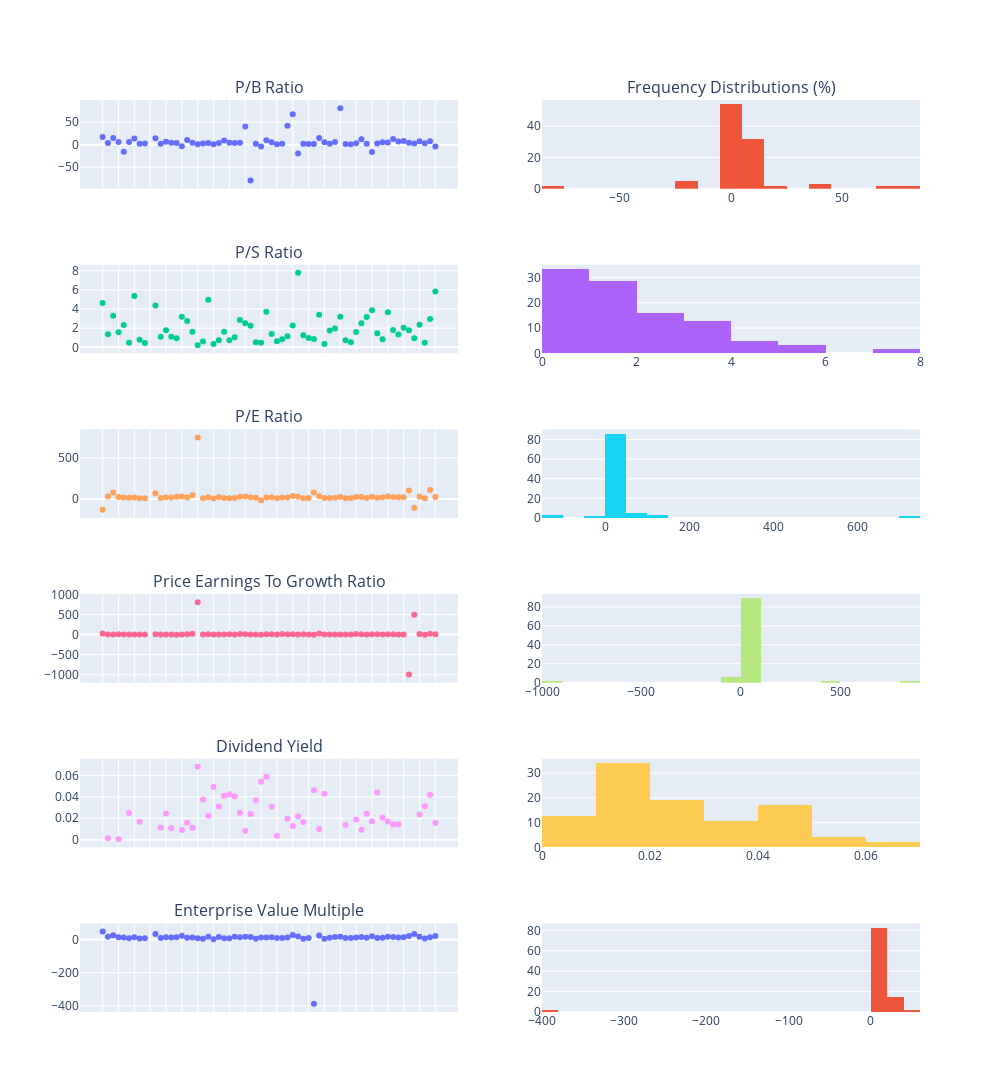

Here is the notebook cell this chart was saved with:
### Markdown cell above
## Subplotting Our Data

### Code cell
cd = df[df['sector'] == 'Consumer Discretionary']

fig = make_subplots(
    rows=6, cols=2,
    subplot_titles=('P/B Ratio', 'Frequency Distributions (%)', 
                    'P/S Ratio', '', 
                    'P/E Ratio', '',
                    'Price Earnings To Growth Ratio', '',
                   'Dividend Yield', '',
                   'Enterprise Value Multiple', ''))

fig.add_trace(go.Scatter(
    x=cd['ticker'],
    y=cd['price_to_book_ratio'],
    mode='markers',
    name='P/B'),
    row=1,col=1)

fig.add_trace(go.Histogram(
    x=cd['price_to_book_ratio'],
    histnorm='percent',
    name='P/B'),
    row=1, col=2)

fig.add_trace(go.Scatter(
    x=cd['ticker'],
    y=cd['price_to_sales_ratio'],
    mode='markers',
    name='P/S'),
    row=2,col=1)

fig.add_trace(go.Histogram(
    x=cd['price_to_sales_ratio'],
    histnorm='percent',
    name='P/S'),
    row=2, col=2)

fig.add_trace(go.Scatter(
    x=cd['ticker'],
    y=cd['price_earnings_ratio'],
    mode='markers',
    name='P/E'),
    row=3,col=1)

fig.add_trace(go.Histogram(
    x=cd['price_earnings_ratio'],
    histnorm='percent',
    name='P/E'),
    row=3, col=2)

fig.add_trace(go.Scatter(
    x=cd['ticker'],
    y=cd['price_earnings_to_growth_ratio'],
    mode='markers',
    name='PE/G'),
    row=4,col=1)

fig.add_trace(go.Histogram(
    x=cd['price_earnings_to_growth_ratio'],
    histnorm='percent',
    name='PE/G'),
    row=4, col=2)

fig.add_trace(go.Scatter(
    x=cd['ticker'],
    y=cd['dividend_yield'],
    mode='markers',
    name='Yield'),
    row=5,col=1)

fig.add_trace(go.Histogram(
    x=cd['dividend_yield'],
    histnorm='percent',
    name='Yield'),
    row=5, col=2)

fig.add_trace(go.Scatter(
    x=cd['ticker'],
    y=cd['enterprise_value_multiple'],
    mode='markers',
    name='EMM'),
    row=6,col=1)

fig.add_trace(go.Histogram(
    x=cd['enterprise_value_multiple'],
    histnorm='percent',
    name='EMM'),
    row=6, col=2)


fig.update_xaxes(showticklabels=False, col=1)
fig.update_layout(showlegend=False,width=1000,
    height=1500)

### Figure 1 — Plotly figure (JSON) as saved in the notebook; plotly's stock layout.template omitted (floating-point values rounded to 4 significant figures)
{"data": [{"mode": "markers", "name": "P/B", "type": "scatter", "x": ["TSLA", "AAP", "AMZN", "APTV", "AZO", "BBY", "BKNG", "BWA", "KMX", "CCL", "CMG", "DHI", "DRI", "DG", "DLTR", "DPZ", "EBAY", "EXPE", "F", "GPS", "GRMN", "GM", "GPC", "HRB", "HBI", "HOG", "HAS", "HLT", "HD", "KSS", "LB", "LVS", "LEG", "LEN", "LKQ", "LOW", "MAR", "MCD", "MGM", "MHK", "NWL", "NKE", "JWN", "NCLH", "NVR", "ORLY", "PHM", "PVH", "RL", "ROST", "RCL", "SBUX", "TPR", "TGT", "TIF", "TJX", "TSCO", "ULTA", "UAA", "UA", "VFC", "WHR", "WYNN", "YUM"], "xaxis": "x", "y": [17.14, 3.689, 14.89, 5.896, -16.06, 6.062, 13.59, 1.995, 2.438, null, 14.5, 1.941, 6.356, 4.45, 3.556, -3.392, 10.37, 4.409, 1.058, 2.795, 3.9, 1.136, 3.842, 9.227, 4.141, 3.407, 4.483, 40.63, -79.95, 1.969, -4.097, 9.84, 5.072, 0.9078, 2.081, 41.99, 67.82, -19.96, 2.123, 1.198, 1.706, 14.67, 5.457, 1.753, 6.169, 81.35, 1.579, 0.9184, 3.069, 11.95, 2.051, -16.49, 2.521, 5.443, 4.878, 12.63, 7.181, 7.936, 4.375, 2.469, 7.555, 3.046, 7.754, -4.069], "yaxis": "y"}, {"histnorm": "percent", "name": "P/B", "type": "histogram", "x": [17.14, 3.689, 14.89, 5.896, -16.06, 6.062, 13.59, 1.995, 2.438, null, 14.5, 1.941, 6.356, 4.45, 3.556, -3.392, 10.37, 4.409, 1.058, 2.795, 3.9, 1.136, 3.842, 9.227, 4.141, 3.407, 4.483, 40.63, -79.95, 1.969, -4.097, 9.84, 5.072, 0.9078, 2.081, 41.99, 67.82, -19.96, 2.123, 1.198, 1.706, 14.67, 5.457, 1.753, 6.169, 81.35, 1.579, 0.9184, 3.069, 11.95, 2.051, -16.49, 2.521, 5.443, 4.878, 12.63, 7.181, 7.936, 4.375, 2.469, 7.555, 3.046, 7.754, -4.069], "xaxis": "x2", "yaxis": "y2"}, {"mode": "markers", "name": "P/S", "type": "scatter", "x": ["TSLA", "AAP", "AMZN", "APTV", "AZO", "BBY", "BKNG", "BWA", "KMX", "CCL", "CMG", "DHI", "DRI", "DG", "DLTR", "DPZ", "EBAY", "EXPE", "F", "GPS", "GRMN", "GM", "GPC", "HRB", "HBI", "HOG", "HAS", "HLT", "HD", "KSS", "LB", "LVS", "LEG", "LEN", "LKQ", "LOW", "MAR", "MCD", "MGM", "MHK", "NWL", "NKE", "JWN", "NCLH", "NVR", "ORLY", "PHM", "PVH", "RL", "ROST", "RCL", "SBUX", "TPR", "TGT", "TIF", "TJX", "TSCO", "ULTA", "UAA", "UA", "VFC", "WHR", "WYNN", "YUM"], "xaxis": "x3", "y": [4.615, 1.367, 3.294, 1.568, 2.321, 0.4833, 5.353, 0.8007, 0.4522, null, 4.37, 1.105, 1.787, 1.115, 0.9421, 3.201, 2.756, 1.612, 0.2252, 0.5989, 4.975, 0.3458, 0.7281, 1.615, 0.735, 1.057, 2.845, 2.514, 2.26, 0.5381, 0.4755, 3.715, 1.4, 0.6434, 0.8335, 1.148, 2.273, 7.776, 1.272, 0.9758, 0.8714, 3.39, 0.3441, 1.768, 1.955, 3.185, 0.7465, 0.5386, 1.598, 2.503, 3.176, 3.876, 1.47, 0.8351, 3.664, 1.801, 1.347, 2.04, 1.786, 0.9588, 2.345, 0.4767, 2.955, 5.828], "yaxis": "y3"}, {"histnorm": "percent", "name": "P/S", "type": "histogram", "x": [4.615, 1.367, 3.294, 1.568, 2.321, 0.4833, 5.353, 0.8007, 0.4522, null, 4.37, 1.105, 1.787, 1.115, 0.9421, 3.201, 2.756, 1.612, 0.2252, 0.5989, 4.975, 0.3458, 0.7281, 1.615, 0.735, 1.057, 2.845, 2.514, 2.26, 0.5381, 0.4755, 3.715, 1.4, 0.6434, 0.8335, 1.148, 2.273, 7.776, 1.272, 0.9758, 0.8714, 3.39, 0.3441, 1.768, 1.955, 3.185, 0.7465, 0.5386, 1.598, 2.503, 3.176, 3.876, 1.47, 0.8351, 3.664, 1.801, 1.347, 2.04, 1.786, 0.9588, 2.345, 0.4767, 2.955, 5.828], "xaxis": "x4", "yaxis": "y4"}, {"mode": "markers", "name": "P/E", "type": "scatter", "x": ["TSLA", "AAP", "AMZN", "APTV", "AZO", "BBY", "BKNG", "BWA", "KMX", "CCL", "CMG", "DHI", "DRI", "DG", "DLTR", "DPZ", "EBAY", "EXPE", "F", "GPS", "GRMN", "GM", "GPC", "HRB", "HBI", "HOG", "HAS", "HLT", "HD", "KSS", "LB", "LVS", "LEG", "LEN", "LKQ", "LOW", "MAR", "MCD", "MGM", "MHK", "NWL", "NKE", "JWN", "NCLH", "NVR", "ORLY", "PHM", "PVH", "RL", "ROST", "RCL", "SBUX", "TPR", "TGT", "TIF", "TJX", "TSCO", "ULTA", "UAA", "UA", "VFC", "WHR", "WYNN", "YUM"], "xaxis": "x5", "y": [-131.6, 30.91, 79.75, 22.74, 17.02, 13.69, 16.58, 9.059, 10.34, null, 69.71, 12.01, 21.32, 17.97, 26.9, 28.91, 16.67, 44.56, 747.1, 9.899, 19.63, 7.05, 22.73, 11.83, 8.524, 11.37, 25.8, 29.3, 22.16, 13.59, -16.78, 18.92, 19.94, 7.805, 19.26, 19.34, 37.45, 27.2, 8.007, 13.07, 79.42, 32.92, 10.77, 12.28, 16.44, 23.24, 7.442, 12.79, 23.41, 24.17, 13.28, 28.55, 13.77, 19.63, 29.96, 22.96, 20.01, 21.38, 102.1, -107.5, 25.78, 8.22, 109.9, 25.21], "yaxis": "y5"}, {"histnorm": "percent", "name": "P/E", "type": "histogram", "x": [-131.6, 30.91, 79.75, 22.74, 17.02, 13.69, 16.58, 9.059, 10.34, null, 69.71, 12.01, 21.32, 17.97, 26.9, 28.91, 16.67, 44.56, 747.1, 9.899, 19.63, 7.05, 22.73, 11.83, 8.524, 11.37, 25.8, 29.3, 22.16, 13.59, -16.78, 18.92, 19.94, 7.805, 19.26, 19.34, 37.45, 27.2, 8.007, 13.07, 79.42, 32.92, 10.77, 12.28, 16.44, 23.24, 7.442, 12.79, 23.41, 24.17, 13.28, 28.55, 13.77, 19.63, 29.96, 22.96, 20.01, 21.38, 102.1, -107.5, 25.78, 8.22, 109.9, 25.21], "xaxis": "x6", "yaxis": "y6"}, {"mode": "markers", "name": "PE/G", "type": "scatter", "x": ["TSLA", "AAP", "AMZN", "APTV", "AZO", "BBY", "BKNG", "BWA", "KMX", "CCL", "CMG", "DHI", "DRI", "DG", "DLTR", "DPZ", "EBAY", "EXPE", "F", "GPS", "GRMN", "GM", "GPC", "HRB", "HBI", "HOG", "HAS", "HLT", "HD", "KSS", "LB", "LVS", "LEG", "LEN", "LKQ", "LOW", "MAR", "MCD", "MGM", "MHK", "NWL", "NKE", "JWN", "NCLH", "NVR", "ORLY", "PHM", "PVH", "RL", "ROST", "RCL", "SBUX", "TPR", "TGT", "TIF", "TJX", "TSCO", "ULTA", "UAA", "UA", "VFC", "WHR", "WYNN", "YUM"], "xaxis": "x7", "y": [23.86, 4.792, 3.911, 5.474, 0.3178, 2.476, 0.1786, 4.289, 2.024, null, 10.95, 3.066, 4.417, 3.096, -4.011, 3.256, 5.593, 17.68, 807.0, 4.494, 5.371, 1.253, 4.088, 3.961, 5.621, 3.545, 14.97, 7.029, 2.178, 2.594, -7.191, 6.045, 8.78, 2.966, 12.44, 6.495, 6.534, 3.481, 8.991, 1.092, -4.86, 26.9, 2.964, 3.474, 0.07508, 1.351, 4.719, 1.271, 11.59, 5.457, 1.535, 7.715, 10.02, 3.415, 6.186, 9.067, 4.5, 1.878, -994.4, 492.5, 16.57, -2.861, 20.49, 5.002], "yaxis": "y7"}, {"histnorm": "percent", "name": "PE/G", "type": "histogram", "x": [23.86, 4.792, 3.911, 5.474, 0.3178, 2.476, 0.1786, 4.289, 2.024, null, 10.95, 3.066, 4.417, 3.096, -4.011, 3.256, 5.593, 17.68, 807.0, 4.494, 5.371, 1.253, 4.088, 3.961, 5.621, 3.545, 14.97, 7.029, 2.178, 2.594, -7.191, 6.045, 8.78, 2.966, 12.44, 6.495, 6.534, 3.481, 8.991, 1.092, -4.86, 26.9, 2.964, 3.474, 0.07508, 1.351, 4.719, 1.271, 11.59, 5.457, 1.535, 7.715, 10.02, 3.415, 6.186, 9.067, 4.5, 1.878, -994.4, 492.5, 16.57, -2.861, 20.49, 5.002], "xaxis": "x8", "yaxis": "y8"}, {"mode": "markers", "name": "Yield", "type": "scatter", "x": ["TSLA", "AAP", "AMZN", "APTV", "AZO", "BBY", "BKNG", "BWA", "KMX", "CCL", "CMG", "DHI", "DRI", "DG", "DLTR", "DPZ", "EBAY", "EXPE", "F", "GPS", "GRMN", "GM", "GPC", "HRB", "HBI", "HOG", "HAS", "HLT", "HD", "KSS", "LB", "LVS", "LEG", "LEN", "LKQ", "LOW", "MAR", "MCD", "MGM", "MHK", "NWL", "NKE", "JWN", "NCLH", "NVR", "ORLY", "PHM", "PVH", "RL", "ROST", "RCL", "SBUX", "TPR", "TGT", "TIF", "TJX", "TSCO", "ULTA", "UAA", "UA", "VFC", "WHR", "WYNN", "YUM"], "xaxis": "x9", "y": [null, 0.00136, null, 0.0004885, null, 0.02499, null, 0.01678, null, null, null, 0.01149, 0.02438, 0.01073, null, 0.009125, 0.01589, 0.01107, 0.06804, 0.03757, 0.02232, 0.04951, 0.03109, 0.04112, 0.04237, 0.04067, 0.02507, 0.008085, 0.02391, 0.03675, 0.05406, 0.05878, 0.03074, 0.003714, null, 0.01954, 0.01284, 0.02186, 0.01654, null, 0.0461, 0.01004, 0.04287, null, null, null, 0.01368, null, 0.0189, 0.009212, 0.02415, 0.01714, 0.0441, 0.02065, 0.01705, 0.01426, 0.01446, null, null, null, 0.02362, 0.03134, 0.04191, 0.01567], "yaxis": "y9"}, {"histnorm": "percent", "name": "Yield", "type": "histogram", "x": [null, 0.00136, null, 0.0004885, null, 0.02499, null, 0.01678, null, null, null, 0.01149, 0.02438, 0.01073, null, 0.009125, 0.01589, 0.01107, 0.06804, 0.03757, 0.02232, 0.04951, 0.03109, 0.04112, 0.04237, 0.04067, 0.02507, 0.008085, 0.02391, 0.03675, 0.05406, 0.05878, 0.03074, 0.003714, null, 0.01954, 0.01284, 0.02186, 0.01654, null, 0.0461, 0.01004, 0.04287, null, null, null, 0.01368, null, 0.0189, 0.009212, 0.02415, 0.01714, 0.0441, 0.02065, 0.01705, 0.01426, 0.01446, null, null, null, 0.02362, 0.03134, 0.04191, 0.01567], "xaxis": "x10", "yaxis": "y10"}, {"mode": "markers", "name": "EMM", "type": "scatter", "x": ["TSLA", "AAP", "AMZN", "APTV", "AZO", "BBY", "BKNG", "BWA", "KMX", "CCL", "CMG", "DHI", "DRI", "DG", "DLTR", "DPZ", "EBAY", "EXPE", "F", "GPS", "GRMN", "GM", "GPC", "HRB", "HBI", "HOG", "HAS", "HLT", "HD", "KSS", "LB", "LVS", "LEG", "LEN", "LKQ", "LOW", "MAR", "MCD", "MGM", "MHK", "NWL", "NKE", "JWN", "NCLH", "NVR", "ORLY", "PHM", "PVH", "RL", "ROST", "RCL", "SBUX", "TPR", "TGT", "TIF", "TJX", "TSCO", "ULTA", "UAA", "UA", "VFC", "WHR", "WYNN", "YUM"], "xaxis": "x11", "y": [48.09, 15.83, 25.09, 13.24, 12.57, 7.136, 14.13, 6.009, 6.959, null, 32.63, 9.669, 13.81, 12.13, 13.31, 22.34, 10.09, 11.29, 7.772, 5.049, 16.21, 2.183, 15.69, 7.196, 7.807, 15.84, 14.04, 16.26, 15.3, 5.13, 12.54, 11.98, 13.71, 9.217, 9.73, 12.14, 26.51, 18.45, 4.778, 8.666, -387.7, 23.84, 3.92, 9.847, 14.9, 16.62, 9.214, 8.546, 12.09, 15.77, 10.11, 20.12, 8.77, 10.41, 16.55, 14.33, 12.58, 13.91, 21.75, 32.81, 17.23, 5.761, 14.08, 20.85], "yaxis": "y11"}, {"histnorm": "percent", "name": "EMM", "type": "histogram", "x": [48.09, 15.83, 25.09, 13.24, 12.57, 7.136, 14.13, 6.009, 6.959, null, 32.63, 9.669, 13.81, 12.13, 13.31, 22.34, 10.09, 11.29, 7.772, 5.049, 16.21, 2.183, 15.69, 7.196, 7.807, 15.84, 14.04, 16.26, 15.3, 5.13, 12.54, 11.98, 13.71, 9.217, 9.73, 12.14, 26.51, 18.45, 4.778, 8.666, -387.7, 23.84, 3.92, 9.847, 14.9, 16.62, 9.214, 8.546, 12.09, 15.77, 10.11, 20.12, 8.77, 10.41, 16.55, 14.33, 12.58, 13.91, 21.75, 32.81, 17.23, 5.761, 14.08, 20.85], "xaxis": "x12", "yaxis": "y12"}], "layout": {"annotations": [{"font": {"size": 16}, "showarrow": false, "text": "P/B Ratio", "x": 0.225, "xanchor": "center", "xref": "paper", "y": 1.0, "yanchor": "bottom", "yref": "paper"}, {"font": {"size": 16}, "showarrow": false, "text": "Frequency Distributions (%)", "x": 0.775, "xanchor": "center", "xref": "paper", "y": 1.0, "yanchor": "bottom", "yref": "paper"}, {"font": {"size": 16}, "showarrow": false, "text": "P/S Ratio", "x": 0.225, "xanchor": "center", "xref": "paper", "y": 0.8194, "yanchor": "bottom", "yref": "paper"}, {"font": {"size": 16}, "showarrow": false, "text": "P/E Ratio", "x": 0.225, "xanchor": "center", "xref": "paper", "y": 0.6389, "yanchor": "bottom", "yref": "paper"}, {"font": {"size": 16}, "showarrow": false, "text": "Price Earnings To Growth Ratio", "x": 0.225, "xanchor": "center", "xref": "paper", "y": 0.4583, "yanchor": "bottom", "yref": "paper"}, {"font": {"size": 16}, "showarrow": false, "text": "Dividend Yield", "x": 0.225, "xanchor": "center", "xref": "paper", "y": 0.2778, "yanchor": "bottom", "yref": "paper"}, {"font": {"size": 16}, "showarrow": false, "text": "Enterprise Value Multiple", "x": 0.225, "xanchor": "center", "xref": "paper", "y": 0.09722, "yanchor": "bottom", "yref": "paper"}], "height": 1500, "showlegend": false, "width": 1000, "xaxis": {"anchor": "y", "domain": [0, 0.45], "showticklabels": false}, "xaxis10": {"anchor": "y10", "domain": [0.55, 1]}, "xaxis11": {"anchor": "y11", "domain": [0, 0.45], "showticklabels": false}, "xaxis12": {"anchor": "y12", "domain": [0.55, 1]}, "xaxis2": {"anchor": "y2", "domain": [0.55, 1]}, "xaxis3": {"anchor": "y3", "domain": [0, 0.45], "showticklabels": false}, "xaxis4": {"anchor": "y4", "domain": [0.55, 1]}, "xaxis5": {"anchor": "y5", "domain": [0, 0.45], "showticklabels": false}, "xaxis6": {"anchor": "y6", "domain": [0.55, 1]}, "xaxis7": {"anchor": "y7", "domain": [0, 0.45], "showticklabels": false}, "xaxis8": {"anchor": "y8", "domain": [0.55, 1]}, "xaxis9": {"anchor": "y9", "domain": [0, 0.45], "showticklabels": false}, "yaxis": {"anchor": "x", "domain": [0.9028, 1.0]}, "yaxis10": {"anchor": "x10", "domain": [0.1806, 0.2778]}, "yaxis11": {"anchor": "x11", "domain": [0, 0.09722]}, "yaxis12": {"anchor": "x12", "domain": [0, 0.09722]}, "yaxis2": {"anchor": "x2", "domain": [0.9028, 1.0]}, "yaxis3": {"anchor": "x3", "domain": [0.7222, 0.8194]}, "yaxis4": {"anchor": "x4", "domain": [0.7222, 0.8194]}, "yaxis5": {"anchor": "x5", "domain": [0.5417, 0.6389]}, "yaxis6": {"anchor": "x6", "domain": [0.5417, 0.6389]}, "yaxis7": {"anchor": "x7", "domain": [0.3611, 0.4583]}, "yaxis8": {"anchor": "x8", "domain": [0.3611, 0.4583]}, "yaxis9": {"anchor": "x9", "domain": [0.1806, 0.2778]}}}
